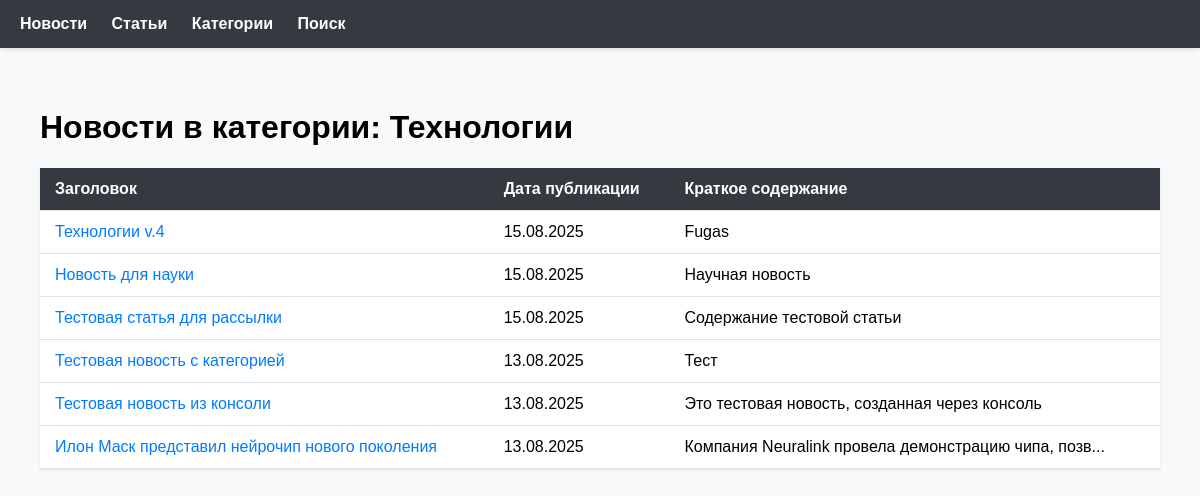
Page /news/category/1/ on the committed database.
### NewsPortal/models.py (models this page shows, shortened)
class Category(models.Model):
    name = models.CharField(max_length=100, unique=True)
    subscribers = models.ManyToManyField(User, related_name='subscribed_categories', blank=True)

class Post(models.Model):
    ARTICLE = 'AR'
    NEWS = 'NW'
    POST_TYPES = [
        (ARTICLE, 'Статья'),
        (NEWS, 'Новость'),
    ]
    author = models.ForeignKey(
        Author,
        on_delete=models.CASCADE,
        related_name='posts'
    )
    post_type = models.CharField(max_length=2, choices=POST_TYPES)
    created_at = models.DateTimeField(auto_now_add=True)
    categories = models.ManyToManyField(
        Category,
        through='PostCategory',
        related_name='posts'
    )
    title = models.CharField(max_length=200)
    content = models.TextField()
    rating = models.IntegerField(default=0)
    def get_absolute_url(self):
        if self.post_type == self.NEWS:
            return reverse('NewsPortal:news_detail', args=[str(self.id)])
        else:
            return reverse('NewsPortal:article_detail', args=[str(self.id)])
    @property
    def preview(self):
        return self.content[:50] + '...' if len(self.content) > 50 else self.content

### NewsPortal/views.py (the view)
# urls.py: path('category/<int:category_id>/', views.category_detail, name='category_detail'),
def category_detail(request, category_id):
    category = get_object_or_404(Category, id=category_id)
    posts = Post.objects.filter(categories=category).order_by('-created_at')
    is_subscribed = False
    if request.user.is_authenticated:
        try:
            subscriber = Subscriber.objects.get(user=request.user)
            is_subscribed = category in subscriber.categories.all()
        except Subscriber.DoesNotExist:
            pass
    return render(request, 'category_detail.html', {
        'category': category,
        'posts': posts,
        'is_subscribed': is_subscribed
    })

### NewsPortal/context_processors.py (called while the page is built)
def site_info(request):
    return {
        'SITE_NAME': getattr(settings, 'SITE_NAME', 'News Portal'),
        'SITE_URL': getattr(settings, 'SITE_URL', 'localhost:8000'),
    }

def site_settings(request):
    return {
        'SITE_NAME': settings.SITE_NAME,
        'SITE_URL': settings.SITE_URL,
    }

def social_login_buttons(request):
    return {
        'social_login_buttons': mark_safe(
            '<a href="/accounts/yandex/login/?process=login" class="btn yandex-btn">'
            '<img src="https://upload.wikimedia.org/wikipedia/commons/thumb/9/91/Yandex_icon.svg/512px-Yandex_icon'
            '.svg.png"'
            'alt="Yandex" width="20"> Войти через Yandex'
            '</a>'
        )
    }

### NewsPortal/templates/category_detail.html (shortened to what this page needs)
{% extends "default.html" %}
{% block content %}
<div class="container">
    <h1>
        Новости в категории: {{ category.name }}
    </h1>
    <table class="table">
        <thead>
            <tr>
                <th>Заголовок</th>
                <th>Дата публикации</th>
                <th>Краткое содержание</th>
            </tr>
        </thead>
        <tbody>
            {% for post in posts %}
            <tr>
                <td><a href="{{ post.get_absolute_url }}">{{ post.title }}</a></td>
                <td>{{ post.created_at|date:"d.m.Y" }}</td>
                <td>{{ post.preview }}</td>
            </tr>
            {% empty %}
            <tr>
                <td colspan="3">В этой категории пока нет новостей</td>
            </tr>
            {% endfor %}
        </tbody>
    </table>
</div>
{% endblock %}

### NewsPortal/templates/default.html (style rules this page uses)
body { font-family: Arial, sans-serif; margin: 0; padding: 0; background-color: #f8f9fa; }
.container { padding: 20px; max-width: 1200px; margin: 0 auto; }
table { width: 100%; border-collapse: collapse; margin-top: 20px; box-shadow: 0 1px 3px rgba(0,0,0,0.1); background: white; }
th, td { padding: 12px 15px; text-align: left; border-bottom: 1px solid #dee2e6; }
th { background-color: #343a40; color: white; font-weight: bold; }
a { color: #007bff; text-decoration: none; }

### rows in the picture
Category: name "Технологии"
Post: title "Технологии v.4", created_at "15.08.2025", preview "Fugas"
Post: title "Новость для науки", created_at "15.08.2025", preview "Научная новость"
Post: title "Тестовая статья для рассылки", created_at "15.08.2025", preview "Содержание тестовой статьи"
Post: title "Тестовая новость с категорией", created_at "13.08.2025", preview "Тест"
Post: title "Тестовая новость из консоли", created_at "13.08.2025", preview "Это тестовая новость, созданная через консоль"
Post: title "Илон Маск представил нейрочип нового поколения", created_at "13.08.2025", preview "Компания Neuralink провела демонстрацию чипа, позв..."
